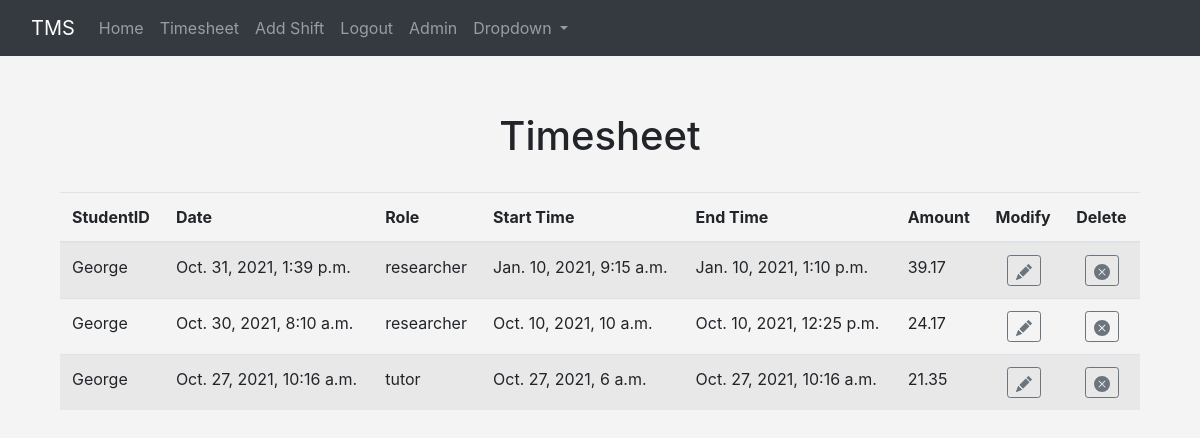
The app's page /shifts (signed in), older data.
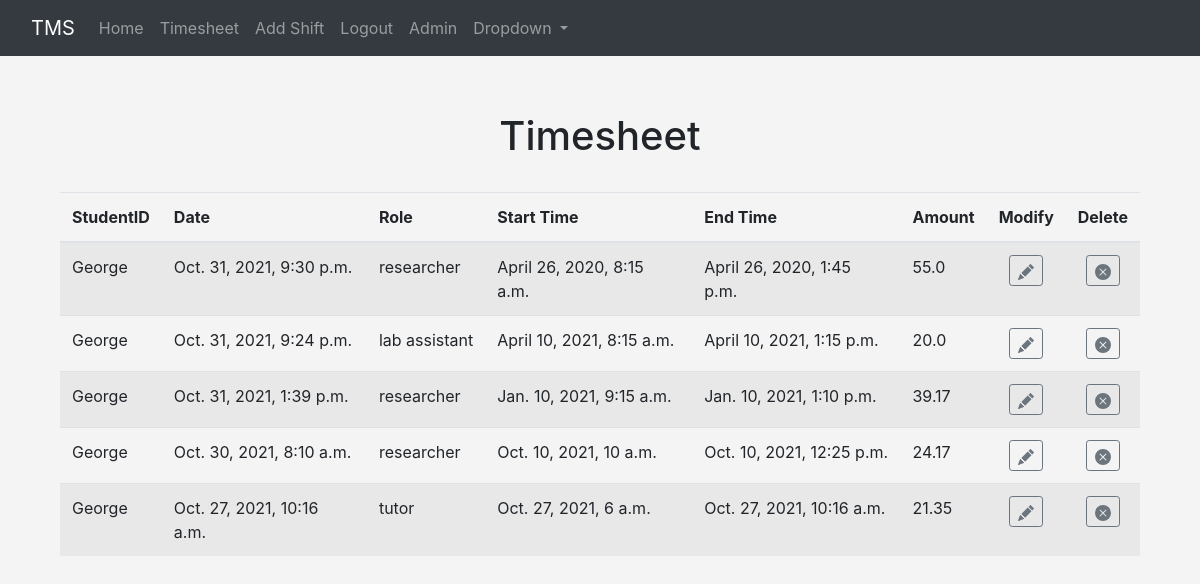
The same page, newer data.
### timesheet/models.py (models this page shows, shortened)
class Shift(models.Model):
    studentID = models.ForeignKey(User, blank=True, null=True, on_delete=models.CASCADE)
    date = models.DateTimeField('Date added', auto_now_add=True)
    role = models.ForeignKey(Roles, blank=True, null=True, on_delete=models.SET_NULL)
    startHour = models.DateTimeField('Time started working')
    endHour = models.DateTimeField('Time finished working')
    def payment(self):
        time = self.endHour - self.startHour                                 #calculate time working
        payment = round(self.role.hourlyPay * time.seconds / 60 / 60,2)      #hourlyPay * hours worked, rounded for 2 demicals
        return payment

class Roles(models.Model):
    name = models.CharField('Type of role', max_length=120)
    hourlyPay = models.IntegerField('Payment per hour for a role')
    def __str__(self):
        return self.name

### timesheet/views.py (the view)
# urls.py: path('shifts', views.shifts, name="shifts"),
def shifts(request):
    shifts = Shift.objects.all().order_by('-date')
    return render(request, 'timesheet/shifts.html',{'shifts': shifts})

### timesheet/templates/timesheet/shifts.html (shortened to what this page needs)
{% extends 'timesheet/base.html' %}
    {% block content %}
    <center>
    <br>
    <div class="container">
        <h1>Timesheet</h1> <br/>
        <table class="table table-striped">
          <thead>
            <tr>
                <th scope="col">StudentID</th>
                <th scope="col">Date</th>
                <th scope="col">Role</th>
                <th scope="col">Start Time</th>
                <th scope="col">End Time</th>
                <th scope="col">Amount</th>
                <th scope="col">Modify</th>
                <th scope="col">Delete</th>
            </tr>
          </thead>
            {% for shift in shifts %}
                {% if user == shift.studentID %}
                    <tr>
                        <td>
                        {{ shift.studentID }}
                        </td>
                        <td>
                        {{ shift.date }}
                        </td>
                        <td>
                        {{ shift.role }}
                        </td>
                        <td>
                        {{ shift.startHour }}
                        </td>
                        <td>
                        {{ shift.endHour }}
                        </td>
                        <td>
                        {{ shift.payment }}
                        </td>
                        <td align="center">
                            <a href="{% url 'update-shift' shift.id %}" class="btn btn-outline-secondary btn-sm">
                            </a>
                        </td>
                        <td align="center">
                            <a href="{% url 'delete-shift' shift.id %}" class="btn btn-outline-secondary btn-sm">
                            </a>
                        </td>
                    </tr>
                {% endif %}
            {% endfor %}
        </table>
    </div>
    </center>
    {% endblock %}

### timesheet/templates/timesheet/base.html (shortened to what this page needs)
<!doctype html>
<html lang="en">
  <head>
    <link rel="stylesheet" href="https://stackpath.bootstrapcdn.com/bootstrap/4.2.1/css/bootstrap.min.css">
    <link href="https://stackpath.bootstrapcdn.com/font-awesome/4.7.0/css/font-awesome.min.css" rel="stylesheet">
    <link rel="stylesheet" href="https://cdnjs.cloudflare.com/ajax/libs/tempusdominus-bootstrap-4/5.1.2/css/tempusdominus-bootstrap-4.min.css" />
  </head>
  <body>
    {% include 'timesheet/navbar.html' %}
    <br/>
    <div class="container">
        {% block content %}
        {% endblock %}
    </div>
  </body>
</html>

### timesheet/templates/timesheet/navbar.html (shortened to what this page needs)
<nav class="navbar navbar-expand-lg navbar-dark bg-dark">
  <div class="container-fluid">
    <a class="navbar-brand" href="{% url 'home' %}">TMS</a>
    <div class="collapse navbar-collapse" id="navbarSupportedContent">
      <ul class="navbar-nav me-auto mb-2 mb-lg-0">
        <li class="nav-item">
          <a class="nav-link" aria-current="page" href="{% url 'home' %}">Home</a>
        </li>
        {% if user.is_authenticated %}
            <li class="nav-item">
              <a class="nav-link" aria-current="page" href="{% url 'shifts' %}">Timesheet</a>
            </li>
            <li class="nav-item">
              <a class="nav-link" aria-current="page" href="{% url 'add-shift' %}">Add Shift</a>
            </li>
            <li class="nav-item">
              <a class="nav-link" aria-current="page" href="{% url 'logout' %}">Logout</a>
            </li>
        {% else %}
            <li class="nav-item">
              <a class="nav-link" aria-current="page" href="{% url 'login' %}">Login</a>
            </li>
        {% endif %}
       <li class="nav-item">
          <a class="nav-link" aria-current="page" href="/admin">Admin</a>
        </li>
        <li class="nav-item dropdown">
          <a class="nav-link dropdown-toggle" href="#" id="navbarDropdown" role="button" data-bs-toggle="dropdown" aria-expanded="false">
            Dropdown
          </a>
        </li>
      </ul>
    </div>
  </div>
</nav>

### timesheet/templates/timesheet/base.html (style rules this page uses)
body { background: #f4f4f4; }

Row changes from the older to the newer data that the page shows:
added Shift: studentID "George", date "Oct. 31, 2021, 9:30 p.m.", role "researcher", startHour "April 26, 2020, 8:15 a.m.", endHour "April 26, 2020, 1:45 p.m.", payment "55.0"
added Shift: studentID "George", date "Oct. 31, 2021, 9:24 p.m.", role "lab assistant", startHour "April 10, 2021, 8:15 a.m.", endHour "April 10, 2021, 1:15 p.m.", payment "20.0"
